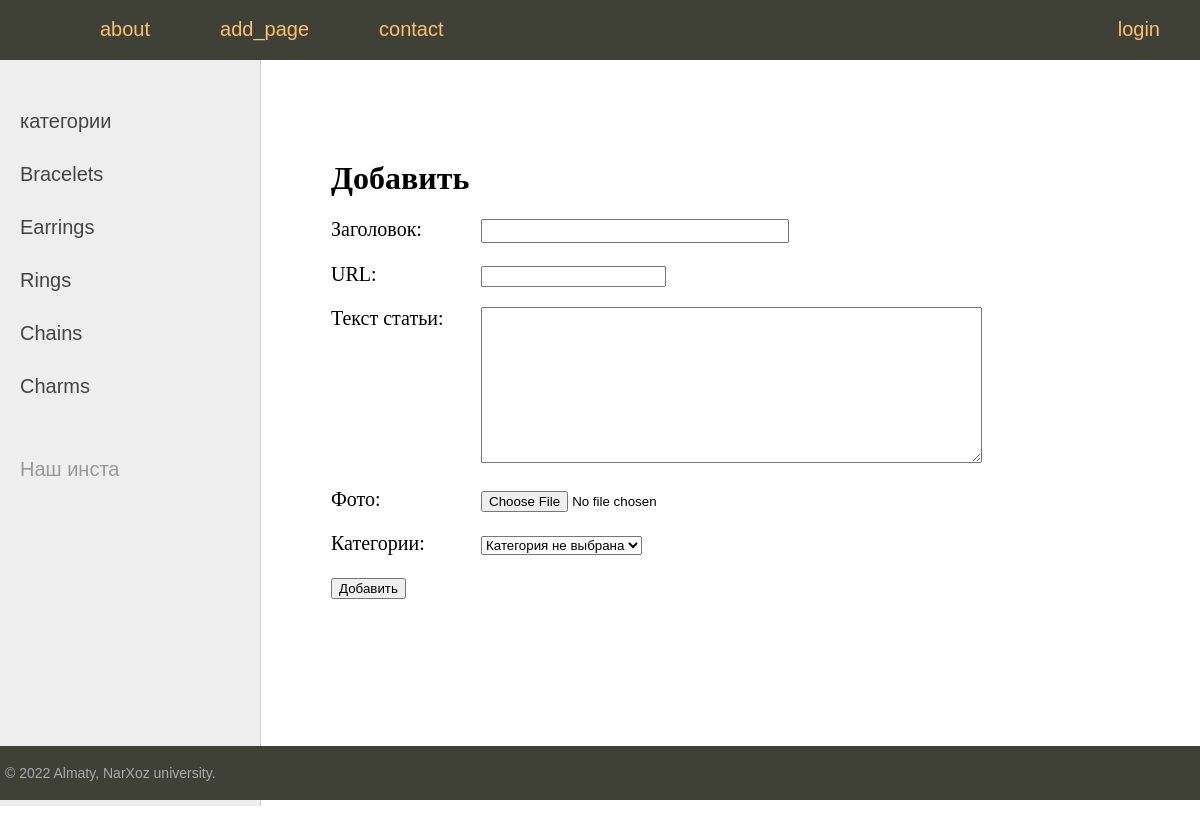
The page /addpage/ on the database its author committed.
### aigerim/models.py (models this page shows)
class Category(models.Model):
    title = models.CharField(max_length=100, db_index=True, verbose_name="Категории")
    slug = models.SlugField(max_length=255, unique=True, db_index=True, verbose_name="URL")
    def __str__(self):
        return self.title
    def get_absolute_url(self):
        return reverse('category', kwargs={'cat_slug': self.slug})
    class Meta:
        verbose_name = 'Категория'
        verbose_name_plural = 'Категории'
        ordering = ['id']

### aigerim/views.py (the view)
# urls.py: path('addpage/', AddPage.as_view(), name='add_page'),
class AddPage(CreateView):
    form_class = AddPostForm
    template_name = 'aigerim/addpage.html'
    success_url = reverse_lazy('home')
    def get_context_data(self, *, object_list=None, **kwargs):
        context = super().get_context_data(**kwargs)
        context['title'] = 'Добавить'
        context['menu'] = menu
        return context

### aigerim/forms.py (shortened to what this page needs)
class AddPostForm(forms.ModelForm):
    def __init__(self, *args, **kwargs):
        super().__init__(*args, **kwargs)
        self.fields['cat'].empty_label = "Категория не выбрана"
    class Meta:
        model = Aigerim
        fields = ['name', 'slug', 'content', 'photo', 'cat']
        widgets = {
            'name': forms.TextInput(attrs={'class': 'form-input'}),
            'content': forms.Textarea(attrs={'cols': 60, 'rows': 10})
        }

### aigerim/templatetags/aigerim_tags.py (called while the page is built)
@register.inclusion_tag('aigerim/list_categories.html')
def show_categories(sort=None, cat_selected=0):
    if not sort:
        cats = Category.objects.all()
    else:
        cats = Category.objects.order_by(sort)
    return {"cats": cats, "cat_selected": cat_selected}

### aigerim/templates/aigerim/addpage.html (shortened to what this page needs)
{% extends 'aigerim/base.html' %}
{% block content %}
<h1>{{title}}</h1>
<form action="{% url 'add_page' %}" method="post" enctype="multipart/form-data">
    {% for f in form %}
    <p><label class="form-label" for="{{ f.id_for_label }}">{{f.label}}: </label>{{ f }}</p>
    {% endfor %}
    <button type="submit">Добавить</button>
</form>
{% endblock %}

### aigerim/templates/aigerim/list_categories.html
{% for c in cats %}
	{% if c.pk == cat_selected %}
		<li class="selected">{{c.title}}</li>
	{% else %}
		<li><a href="{{ c.get_absolute_url }}">{{c.title}}</a></li>
	{% endif %}
{% endfor %}

### aigerim/static/aigerim/css/style.css (style rules this page uses)
html, body { font-family: 'Arial'; margin: 0; padding: 0; height: 100%; width: 100%; color: #444; }
a { color: #ff4da6; text-decoration: none; }
.left-chapters ul li { margin: 30px 0 0 0; color: #999; }
.left-chapters ul li a { color: #444; text-decoration: none; }
.content-text h1 { font-size: 32px; }
.form-input { width: 300px; font-size: 16px; }
.form-label { display: inline-block; min-width: 150px; vertical-align: top; }

### rows shown on the page
Category: title "Bracelets"
Category: title "Earrings"
Category: title "Rings"
Category: title "Chains"
Category: title "Charms"

### other values the page prints
{{ a.url_name }} "about" "add_page" "contact"
{{ a.url_name }} "login"
{{ title }} "Добавить"
{{ f.label }} "Заголовок" "URL" "Текст статьи" "Фото" "Категории"
